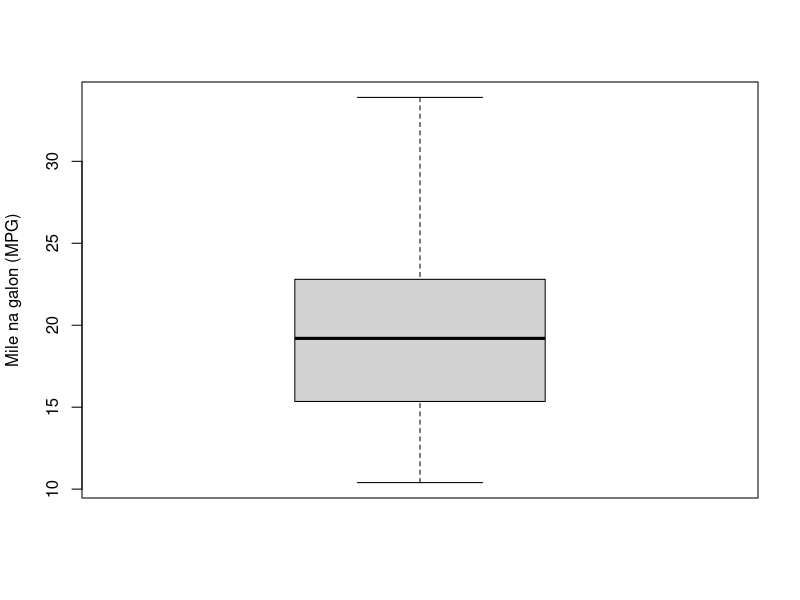
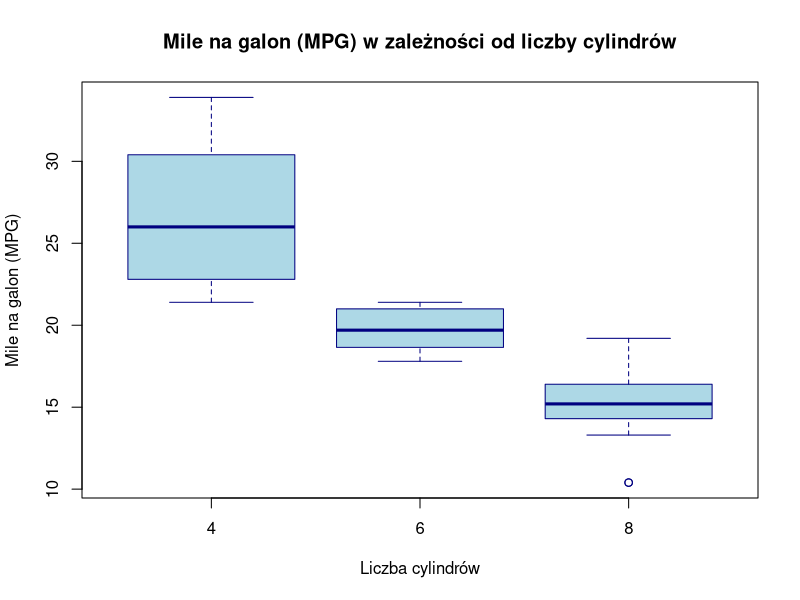
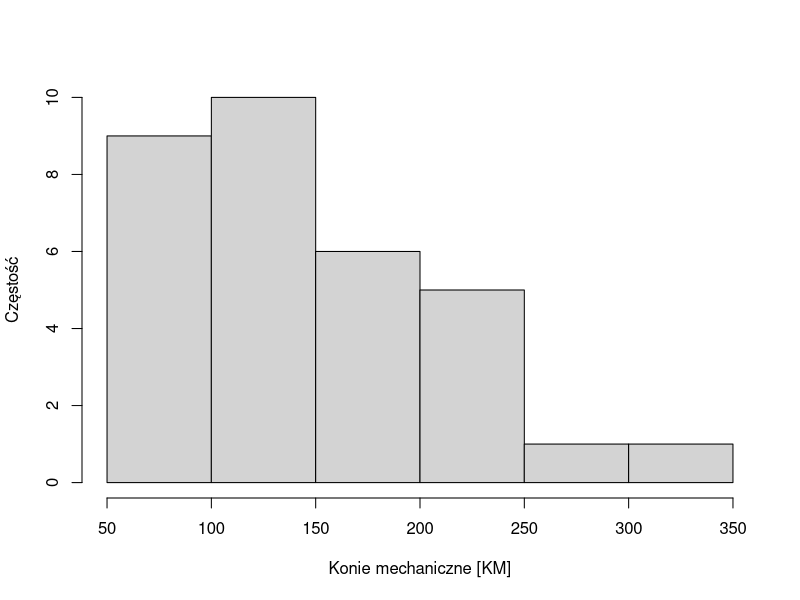
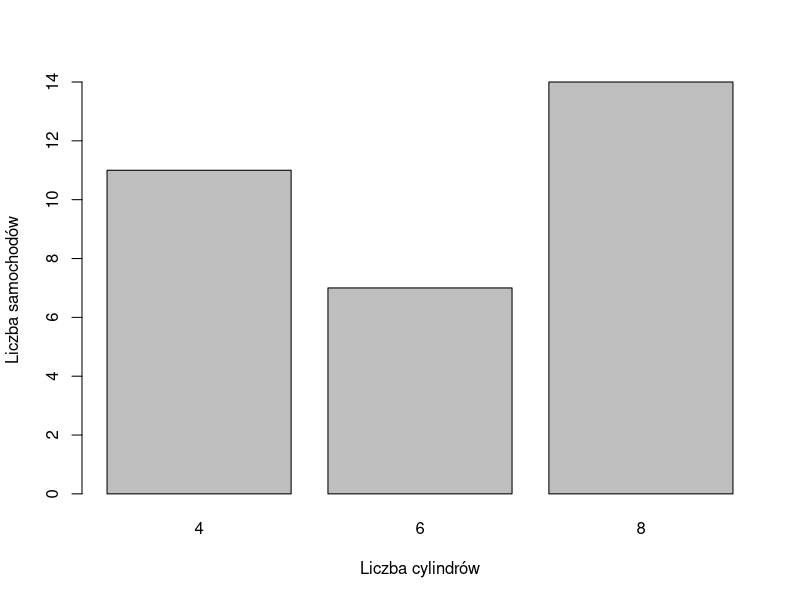
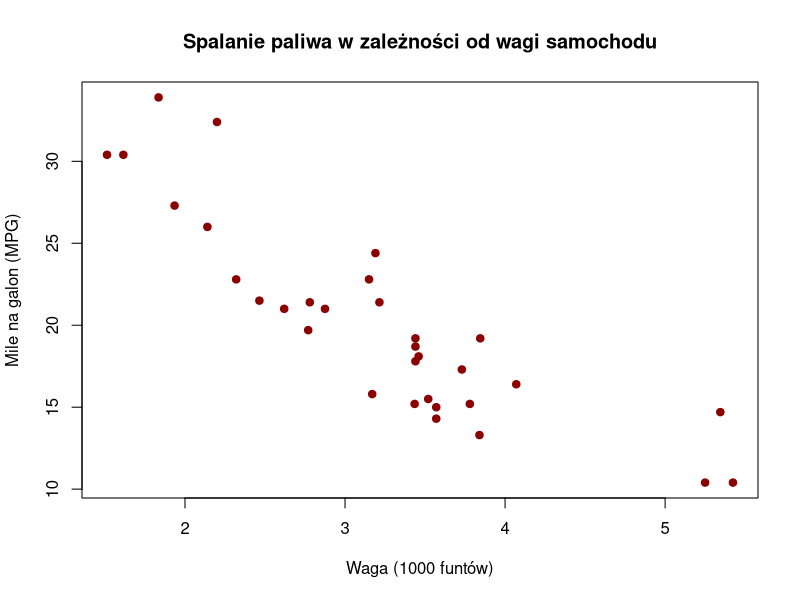
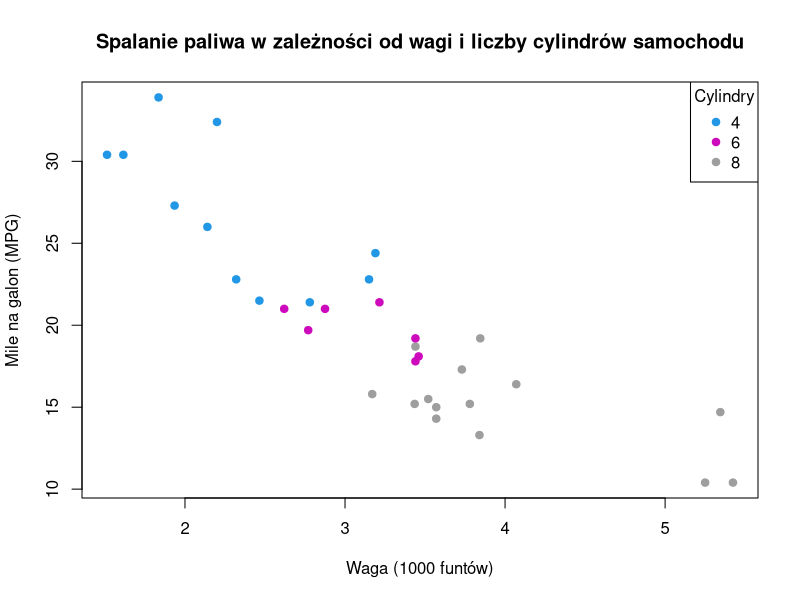

R code for these plots, in order:
## ---- chunk 1
x = 10           # liczba
imie = "Tomek"   # tekst
## ---- chunk 2
x
print(imie)
## ---- chunk 3
typeof(10.1)
typeof(10)
typeof("Tomek")
typeof(TRUE)
## ---- chunk 4
typeof(10L)
## ---- chunk 5
# stworzenie wektora
vec = c(1, 2, 3, 4, 5)
vec
## ---- chunk 6
vec = c("a", "b", "c", "d", "e")
vec
## ---- chunk 7
# selekcja poprzez indeks
vec[3]
vec[1:3]
vec[-5]
## ---- chunk 8
fct = factor(c("Drzewo", "Skała", "Budynek", "Drzewo", "Drzewo"))

length(fct)  # liczba wszystkich elementów w wektorze
nlevels(fct) # liczba kategorii
levels(fct)  # wyświetl kategorie
## ---- chunk 9
mat = matrix(1:9, ncol = 3)
mat
## ---- chunk 10
# selekcja pierwszego wiersza
mat[1, ]

# selekcja pierwszej kolumny
mat[, 1]
## ---- chunk 11
lst = list(imie = "Ania", wiek = 25, oceny = c(4, 4, 5), czy_student = TRUE)
lst
## ---- chunk 12
lst$imie

lst["oceny"]   # zwrócona jest lista

lst[["oceny"]] # zwrócony jest wektor
## ---- chunk 13
lst = list(
  osoba1 = list(imie = "Ania", wiek = 25),
  osoba2 = list(imie = "Andrzej", wiek = 30)
)

lst$osoba1$wiek # wiek pierwszej osoby
## ---- chunk 14
df = data.frame(
  imie = c("Ania", "Andrzej"), 
  wiek = c(25, 30),
  miasto = c("Warszawa", "Kraków")
)
df
## ---- chunk 15
df$imie

df$imie[1]

df[1, 1]

df[df$wiek == 25, "imie"]
## ---- chunk 16
a = 10
b = 3
## ---- chunk 17
a + b
a - b
a * b
a / b
a %% b
a ^ b
## ---- chunk 18
a = 10
b = 3
## ---- chunk 19
a == b
a != b
a < b
a > b
## ---- chunk 20
vec = c(1, 2, 3, 4, 5)
vec

# zwraca wartość logiczną dla każdego elementu
vec >= 3

# zwraca tylko te elementy, które spełniają warunek
vec[vec >= 3]
## ---- chunk 21
a = 10
a > 0 & a < 100
## ---- chunk 22
TRUE & FALSE
TRUE | FALSE
## ---- chunk 23
# wylosuj 5 liczb z zakresu od 1 do 10
sample(1:10, size = 5)

# stwórz sekwencję liczb od 1 do 10
seq(1, 10, by = 1)

# wylosuj 5 liczb (rozkład normalny)
rnorm(5)

# wylosuj 5 liczb (rozkład jednostajny)
runif(5)

# powtórz cały wektor 3 razy
rep(c(1, 2), times = 3)

# powtórz każdy element 3 razy
rep(c(1, 2), each = 3)

# odwróć kolejność
rev(c("a", "b", "c"))

# sortuj elementy wektora
sort(c(4, 1, 3, 2), decreasing = FALSE)

# zaokrąglij liczbę do części setnej
round(1.1833, digits = 2)
## ---- chunk 24
# wczytanie danych do sesji
mtcars = mtcars

# struktura danych
str(mtcars)
## ---- chunk 25
boxplot(mtcars$mpg, ylab = "Mile na galon (MPG)")
## ---- chunk 26
boxplot(mpg ~ cyl, data = mtcars,
        main = "Mile na galon (MPG) w zależności od liczby cylindrów",
        xlab = "Liczba cylindrów",
        ylab = "Mile na galon (MPG)",
        col = "lightblue",
        border = "navy")
## ---- chunk 27
hist(mtcars$hp, xlab = "Konie mechaniczne [KM]", ylab = "Częstość", main = NULL)
## ---- chunk 28
cyl_counts = table(mtcars$cyl)
cyl_counts
## ---- chunk 29
barplot(cyl_counts, xlab = "Liczba cylindrów", ylab = "Liczba samochodów")
## ---- chunk 30
plot(mtcars$wt, mtcars$mpg, 
     main = "Spalanie paliwa w zależności od wagi samochodu",
     xlab = "Waga (1000 funtów)",
     ylab = "Mile na galon (MPG)",
     pch = 19, # kształt punktu
     col = "darkred")
## ---- chunk 31
plot(mtcars$wt, mtcars$mpg, 
     main = "Spalanie paliwa w zależności od wagi i liczby cylindrów samochodu",
     xlab = "Waga (1000 funtów)",
     ylab = "Mile na galon (MPG)",
     pch = 19,
     col = mtcars$cyl)

legend("topright",
       legend = sort(unique(mtcars$cyl)),
       col = sort(unique(mtcars$cyl)),
       pch = 19,
       title = "Cylindry")
